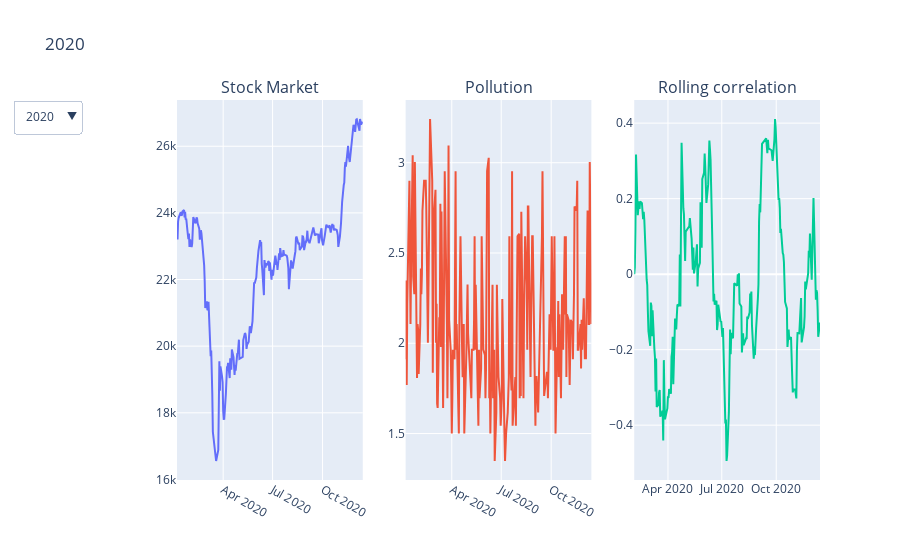

Notebook code cell kept with this figure:
### Code cell
import plotly.offline as py
import plotly.graph_objs as go
from plotly.offline import init_notebook_mode, iplot, plot
from plotly import tools
init_notebook_mode(connected=True)

x = [i for i in range(100)]
df_1 = jap_2020
df_2 = jap_2019
labels = ["2020", "2019"]

### Create individual figures
# START
fig = make_subplots(rows=1, cols=3, subplot_titles=("Stock Market","Pollution", "Rolling correlation"))

# Add one ore more traces


trace1 = go.Scatter(x=df_1.index, y=df_1['Adj Close'])
trace2 = go.Scatter(x=df_2.index, y=df_2['Adj Close'])

fig.append_trace(trace1, 1, 1)
fig.append_trace(trace2, 1, 1)
trace1 = go.Scatter(x=df_1.index, y=df_1['so2'])
trace2 = go.Scatter(x=df_2.index, y=df_2['so2'])
               
fig.append_trace(trace1, 1, 2)
fig.append_trace(trace2, 1, 2)

df_corr1 = df_1[['StockPctChange', 'so2_pct_change']].rolling(20).corr().dropna()
df_corr1 = df_corr1.groupby(level=[0,0]).last()['StockPctChange'].droplevel(1)
df_corr2 = df_2[['StockPctChange', 'so2_pct_change']].rolling(20).corr().dropna()
df_corr2 = df_corr2.groupby(level=[0,0]).last()['StockPctChange'].droplevel(1)
#print(df_corr1)
trace1 = go.Scatter(x=df_corr1.index, y=df_corr1)
trace2 = go.Scatter(x=df_corr2.index, y=df_corr2)
             
fig.append_trace(trace1, 1, 3)
fig.append_trace(trace2, 1, 3)

# END

### Create buttons for drop down menu
buttons = []
for i, label in enumerate(labels):
    visibility = [i==j for j in range(len(labels))]
    button = dict(
                 label =  label,
                 method = 'update',
                 args = [{'visible': visibility},
                     {'title': label}])
    buttons.append(button)

updatemenus = list([
    dict(active=-1,
         x=-0.15,
         buttons=buttons
    )
])

fig['layout']['title'] = 'Title'
fig['layout']['showlegend'] = False
fig['layout']['updatemenus'] = updatemenus

iplot(fig, filename='dropdown')

### Figure 1 — Plotly figure (JSON) as saved in the notebook; plotly's stock layout.template omitted (floating-point values rounded to 4 significant figures; data arrays with more than 128 entries replaced by an {"elided": "..."} marker saying what was removed)
{"data": [{"type": "scatter", "visible": true, "x": {"elided": "225 str values"}, "xaxis": "x", "y": {"elided": "225 float values"}, "yaxis": "y"}, {"type": "scatter", "visible": false, "x": {"elided": "182 str values"}, "xaxis": "x", "y": {"elided": "182 float values"}, "yaxis": "y"}, {"type": "scatter", "visible": true, "x": {"elided": "225 str values"}, "xaxis": "x2", "y": {"elided": "225 float values"}, "yaxis": "y2"}, {"type": "scatter", "visible": false, "x": {"elided": "182 str values"}, "xaxis": "x2", "y": {"elided": "182 float values"}, "yaxis": "y2"}, {"type": "scatter", "visible": true, "x": {"elided": "206 str values"}, "xaxis": "x3", "y": {"elided": "206 float values"}, "yaxis": "y3"}, {"type": "scatter", "visible": false, "x": {"elided": "163 str values"}, "xaxis": "x3", "y": {"elided": "163 float values"}, "yaxis": "y3"}], "layout": {"annotations": [{"font": {"size": 16}, "showarrow": false, "text": "Stock Market", "x": 0.1444, "xanchor": "center", "xref": "paper", "y": 1, "yanchor": "bottom", "yref": "paper"}, {"font": {"size": 16}, "showarrow": false, "text": "Pollution", "x": 0.5, "xanchor": "center", "xref": "paper", "y": 1, "yanchor": "bottom", "yref": "paper"}, {"font": {"size": 16}, "showarrow": false, "text": "Rolling correlation", "x": 0.8556, "xanchor": "center", "xref": "paper", "y": 1, "yanchor": "bottom", "yref": "paper"}], "autosize": true, "showlegend": false, "title": {"text": "2020"}, "updatemenus": [{"active": 0, "buttons": [{"args": [{"visible": [true, false]}, {"title": "2020"}], "label": "2020", "method": "update"}, {"args": [{"visible": [false, true]}, {"title": "2019"}], "label": "2019", "method": "update"}], "x": -0.15, "y": 1}], "xaxis": {"anchor": "y", "autorange": true, "domain": [0, 0.2889], "range": ["2020-01-07", "2020-12-14"], "type": "date"}, "xaxis2": {"anchor": "y2", "autorange": true, "domain": [0.3556, 0.6444], "range": ["2020-01-07", "2020-12-14"], "type": "date"}, "xaxis3": {"anchor": "y3", "autorange": true, "domain": [0.7111, 1], "range": ["2020-02-04", "2020-12-14"], "type": "date"}, "yaxis": {"anchor": "x", "autorange": true, "domain": [0, 1], "range": [15980.0, 27390.0], "type": "linear"}, "yaxis2": {"anchor": "x2", "autorange": true, "domain": [0, 1], "range": [1.243, 3.347], "type": "linear"}, "yaxis3": {"anchor": "x3", "autorange": true, "domain": [0, 1], "range": [-0.5453, 0.4613], "type": "linear"}}}
